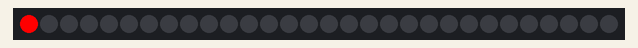
Recording of a program running on a simulated Raspberry Pi Pico running MicroPython. On the bench: 30 RGB LEDs in strip order, left to right. What the program prints to the serial console is not drawn.

Above: at 0.15 s.
At 4.95 s:
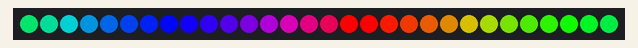
At 10.05 s:
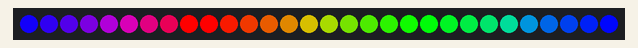
At 19.95 s:
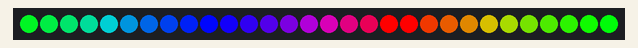
At 29.86 s:
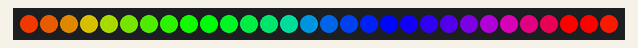
At 39.76 s:
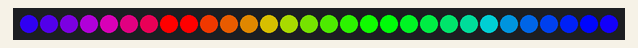

The program:

12-rainbow-cycle.py
```python
# Lab 12: Rainbow Cycle
# Filename: 12-rainbow-cycle.py
# Version: 1.0.0
#
# The rainbow rotates around the strip.

from machine import Pin
from neopixel import NeoPixel
from utime import sleep
from urandom import randint
import config

# hardware settings from config.py
NEOPIXEL_PIN = config.NEOPIXEL_PIN
NUMBER_PIXELS = config.NUMBER_PIXELS

strip = NeoPixel(Pin(NEOPIXEL_PIN), NUMBER_PIXELS)
# we have each pixel step through the color wheel
color_wheel_step = int(256 / NUMBER_PIXELS)

def wheel(pos):
    # Input a value 0 to 255 to get a color value.
    # The colors are a transition r - g - b - back to r.
    if pos < 0 or pos > 255:
        return (0, 0, 0)
    if pos < 85:
        return (255 - pos * 3, pos * 3, 0)
    if pos < 170:
        pos -= 85
        return (0, 255 - pos * 3, pos * 3)
    pos -= 170
    return (pos * 3, 0, 255 - pos * 3)

current_color = 0
offset = 0
print('Drawing rainbow in', NUMBER_PIXELS, 'steps with step size of: ', color_wheel_step)
while True:
    for i in range(0,NUMBER_PIXELS):
        strip[(i+offset) % NUMBER_PIXELS] = wheel(current_color)
        current_color = current_color + color_wheel_step
        strip.write()
        sleep(.001)
    current_color = 0
    offset += 1
```

config.py
```python
# Moving Rainbow Configuration file
# Filename: config.py
# Version: 1.0.0
#
# This file contains the hardware configuration for your kit.
# It is imported by each program.
NEOPIXEL_PIN = 0
NUMBER_PIXELS = 30
BUTTON_PIN_1 = 15
BUTTON_PIN_2 = 14
```
